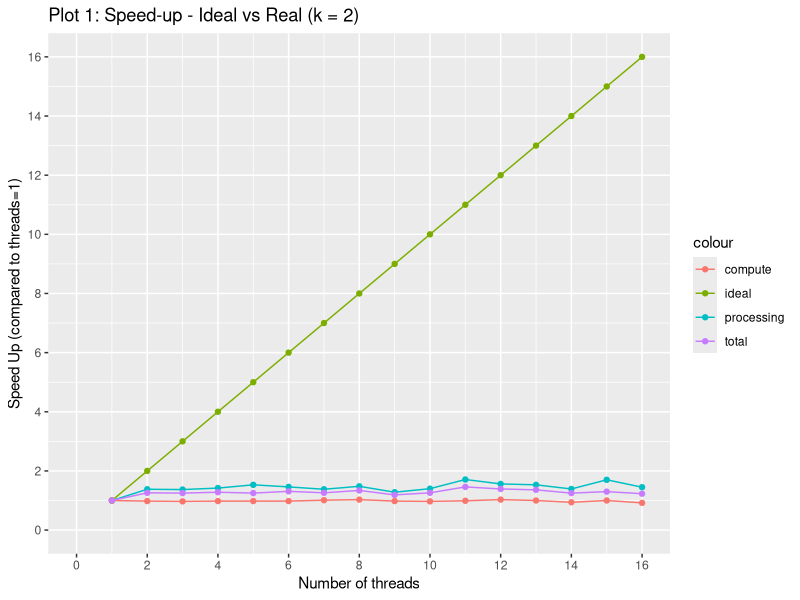
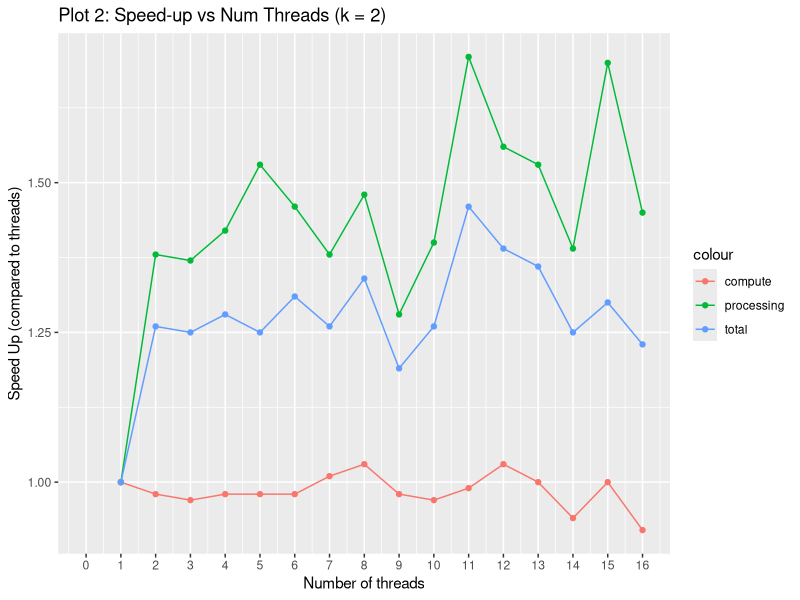
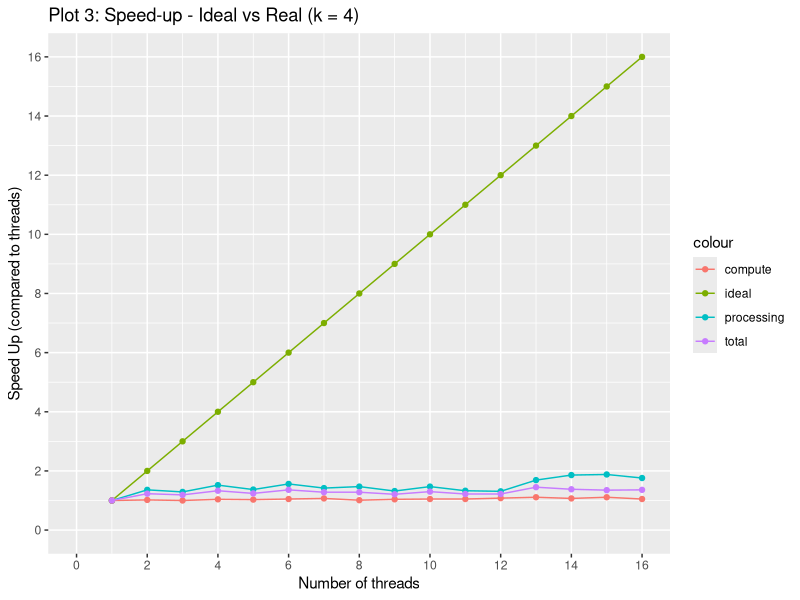
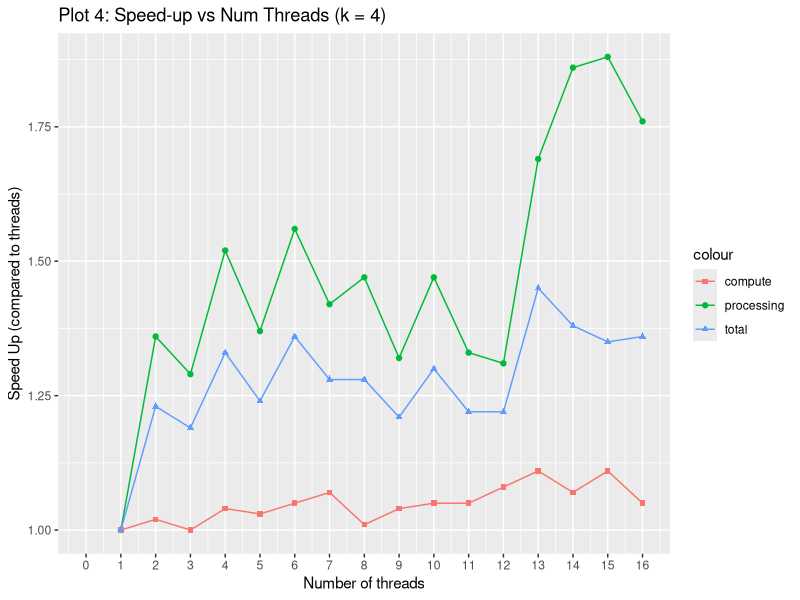
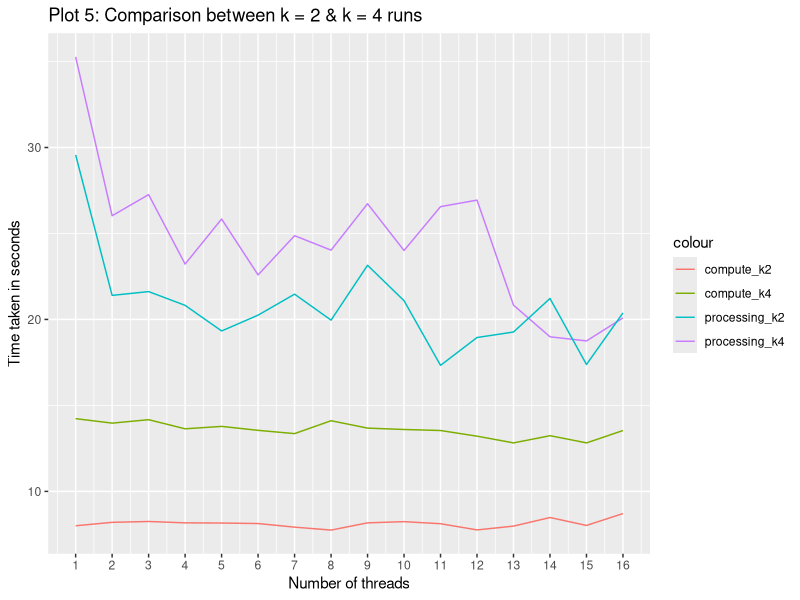

The R script that drew these images, in order:
## ---- chunk 1
library(ggplot2)
performance_data_k2<-read.csv("output/results_kval_2_speed_up.csv")
knitr::kable(performance_data_k2)
## ---- chunk 2
ggplot(performance_data_k2, aes(x=num_threads, y=processing_speed_up, color="processing")) + 
  geom_line() + geom_point() +
  ylab("Speed Up (compared to threads=1)") + 
  xlab("Number of threads") + 
  scale_y_continuous(breaks=seq(0,16,2), limits = c(0,16)) + 
  scale_x_continuous(breaks=seq(0,16,2), limits = c(0,16)) +
  geom_line(aes(x=num_threads, y=num_threads, colour="ideal")) +
  geom_point(aes(x=num_threads, y=num_threads, colour="ideal")) +
  geom_line(aes(x=num_threads, y=compute_speed_up, colour="compute")) +
  geom_point(aes(x=num_threads, y=compute_speed_up, colour="compute")) +
  geom_line(aes(x=num_threads, y=total_speed_up, colour="total")) +
  geom_point(aes(x=num_threads, y=total_speed_up, colour="total")) +
  labs(title="Plot 1: Speed-up - Ideal vs Real (k = 2)")
## ---- chunk 3
ggplot(performance_data_k2, aes(x=num_threads, y=processing_speed_up, color="processing")) + 
  geom_line() + geom_point() +
  ylab("Speed Up (compared to threads)") + 
  xlab("Number of threads") + 
  scale_y_continuous(breaks=seq(0,3,0.25)) + 
  scale_x_continuous(breaks=seq(0,16,1), limits = c(0,16)) +
  geom_line(aes(x=num_threads, y=compute_speed_up, colour="compute")) +
  geom_point(aes(x=num_threads, y=compute_speed_up, colour="compute")) +
  geom_line(aes(x=num_threads, y=total_speed_up, colour="total")) +
  geom_point(aes(x=num_threads, y=total_speed_up, colour="total")) +
  labs(title="Plot 2: Speed-up vs Num Threads (k = 2)")
## ---- chunk 4
library(ggplot2)
performance_data_k4<-read.csv("output/results_kval_4_speed_up.csv")
knitr::kable(performance_data_k4)
ggplot(performance_data_k4, aes(x=num_threads, y=processing_speed_up, color="processing")) + 
  geom_line() + geom_point() +
  ylab("Speed Up (compared to threads)") + 
  xlab("Number of threads") + 
  scale_y_continuous(breaks=seq(0,16,2), limits = c(0,16)) + 
  scale_x_continuous(breaks=seq(0,16,2), limits = c(0,16)) +
  geom_line(aes(x=num_threads, y=num_threads, colour="ideal")) + 
  geom_point(aes(x=num_threads, y=num_threads, colour="ideal")) + 
  geom_line(aes(x=num_threads, y=compute_speed_up, colour="compute")) +
  geom_point(aes(x=num_threads, y=compute_speed_up, colour="compute")) +
  geom_line(aes(x=num_threads, y=total_speed_up, colour="total")) +
  geom_point(aes(x=num_threads, y=total_speed_up, colour="total")) +
  labs(title="Plot 3: Speed-up - Ideal vs Real (k = 4)")
## ---- chunk 5
ggplot(performance_data_k4, aes(x=num_threads, y=processing_speed_up, color="processing")) + 
  geom_line() + geom_point() +
  ylab("Speed Up (compared to threads)") + 
  xlab("Number of threads") + 
  scale_y_continuous(breaks=seq(0,3,0.25)) + 
  scale_x_continuous(breaks=seq(0,16,1), limits = c(0,16)) +
  geom_line(aes(x=num_threads, y=compute_speed_up, colour="compute")) +
  geom_point(aes(x=num_threads, y=compute_speed_up, colour="compute"), shape=15) +
  geom_line(aes(x=num_threads, y=total_speed_up, colour="total")) +
  geom_point(aes(x=num_threads, y=total_speed_up, colour="total"), shape=17) +
  labs(title="Plot 4: Speed-up vs Num Threads (k = 4)")
## ---- chunk 6
performance_data_k2<-read.csv("output/results_kval_2_speed_up.csv")
performance_data_k4<-read.csv("output/results_kval_4_speed_up.csv")
ggplot() + 
  geom_line(data=performance_data_k4, aes(x=num_threads, y=processing_avg_s, color="processing_k4")) +
  geom_point(color="red") +
  geom_line(data=performance_data_k4, aes(x=num_threads, y=compute_avg_s, color="compute_k4")) +
  ylab("Time taken in seconds") + 
  xlab("Number of threads") + 
  scale_x_continuous(breaks=seq(1,16,1), limits = c(1,16)) +
  geom_line(data=performance_data_k2, aes(x=num_threads, y=processing_avg_s, colour="processing_k2")) + 
  geom_line(data=performance_data_k2, aes(x=num_threads, y=compute_avg_s, colour="compute_k2")) + 
  labs(title="Plot 5: Comparison between k = 2 & k = 4 runs")
